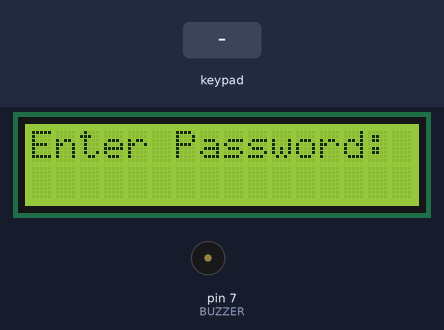
Recording of a sketch running on a simulated Arduino Uno, built with avr-gcc and run on an emulated ATmega328P. On the bench: 16×2 character LCD, buzzer (waves = sounding). Inputs (shaded band) come from the test bench.

Above: at 3.2 s.
3.3 s: keypad keys 1 2 3 4 # pressed 0.4 s apart
At 5.8 s:
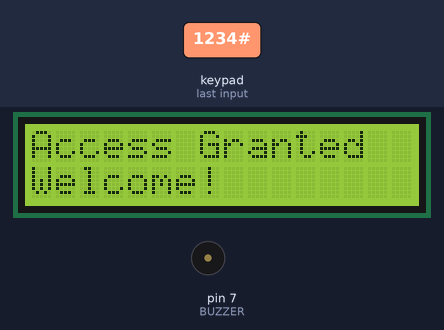
6.8 s: key '#' pressed
At 8.8 s:
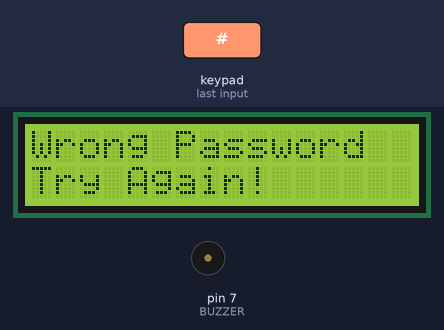
9.8 s: key '1' pressed
At 10.8 s:
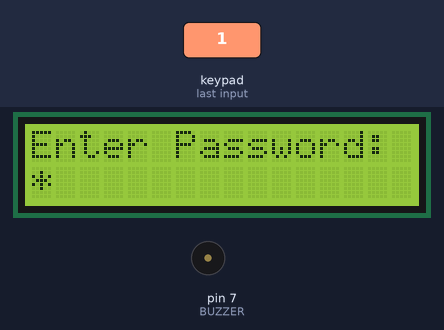
11.3 s: keypad keys 1 2 3 4 pressed 0.4 s apart
At 12.9 s:
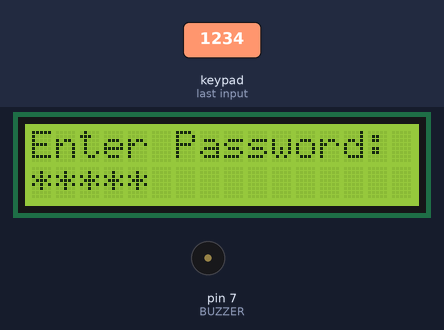
14.4 s: keypad keys 1 2 3 4 * pressed 0.4 s apart
At 15.8 s:
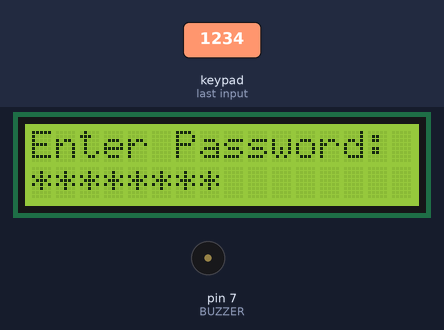
17.9 s: key '2' pressed
At 19.3 s:
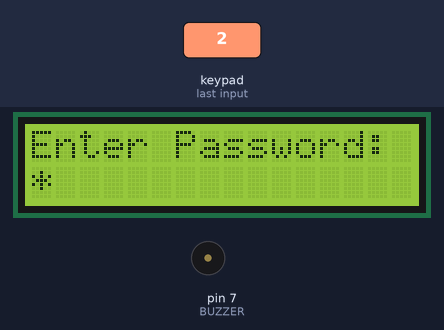
Timing chart, 0 to 20.4 s (numbered marks = the images above; inputs shaded):
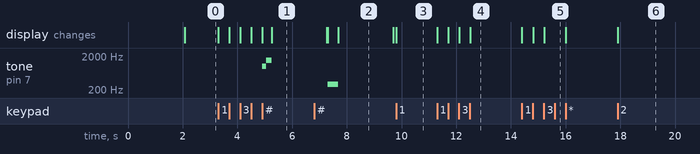

The sketch:

sketch.ino
```cpp
#include <Keypad.h>
#include <LiquidCrystal.h>
#define BUZZER 7


LiquidCrystal lcd(A0, A1, A2, A3, A4, A5);


const byte ROWS = 4;
const byte COLS = 4;

char keys[ROWS][COLS] = {
  {'1', '2', '3', 'A'},
  {'4', '5', '6', 'B'},
  {'7', '8', '9', 'C'},
  {'*', '0', '#', 'D'}
};

byte rowPins[ROWS] = {9, 8, 7, 6};
byte colPins[COLS] = {5, 4, 3, 2};

Keypad keypad = Keypad(
  makeKeymap(keys),
  rowPins,
  colPins,
  ROWS,
  COLS
);


String password = "1234";
String enteredPassword = "";

void setup() {
   pinMode(BUZZER, OUTPUT);

  lcd.begin(16, 2);

  lcd.setCursor(0, 0);
  lcd.print("Digital Lock");

  lcd.setCursor(0, 1);
  lcd.print("Enter Password");

  delay(2000);
  showInputScreen();
}

void loop() {
  char key = keypad.getKey();

  if (key) {


    if (key == '*') {
      enteredPassword = "";
      showInputScreen();
    }


    else if (key == '#') {
      checkPassword();
    }


    else if (key >= '0' && key <= '9') {

      if (enteredPassword.length() < 8) {
        enteredPassword += key;

        lcd.setCursor(0, 1);
        lcd.print("                ");

        lcd.setCursor(0, 1);

        for (int i = 0; i < enteredPassword.length(); i++) {
          lcd.print('*');
        }
      }
    }
  }
}

void checkPassword() {
  lcd.clear();

  if (enteredPassword == password) {
    lcd.setCursor(0, 0);
    lcd.print("Access Granted");
    correctSound();

    lcd.setCursor(0, 1);
    lcd.print("Welcome!");

  } else {
    lcd.setCursor(0, 0);
    lcd.print("Wrong Password");
    wrongSound();

    lcd.setCursor(0, 1);
    lcd.print("Try Again!");
  }

  delay(2000);

  enteredPassword = "";
  showInputScreen();
}

void showInputScreen() {
  lcd.clear();

  lcd.setCursor(0, 0);
  lcd.print("Enter Password:");

  lcd.setCursor(0, 1);
  lcd.print("                ");
}
void correctSound() {
  tone(BUZZER, 1000);
  delay(150);
  tone(BUZZER, 1500);
  delay(200);
  noTone(BUZZER);
}

void wrongSound() {
  tone(BUZZER, 300);
  delay(400);
  noTone(BUZZER);
}
```

Measured:
- after the input at 3.3 s, tone on pin 7 (BUZZER): silent → 1000 Hz after 1.6 s, → 1500 Hz 0.15 s later, → silent 0.20 s later; the display: first changes at once (image 1 shows a later state)
- after the input at 6.8 s, tone on pin 7 (BUZZER): silent → 300 Hz after 0.49 s, → silent 0.40 s later; the display: first differs from a run without the input after 0.49 s (image 2 shows a later state)
- after the input at 9.8 s, the display: changes at once (image 3)
- after the input at 11.3 s, the display: first changes at once (image 4 shows a later state)
- after the input at 14.4 s, the display: first changes at once (image 5 shows a later state)
- after the input at 17.9 s, the display: changes at once (image 6)
- what the display in image 2 shows lasts 2.0 s, from 7.7 s to 9.7 s
